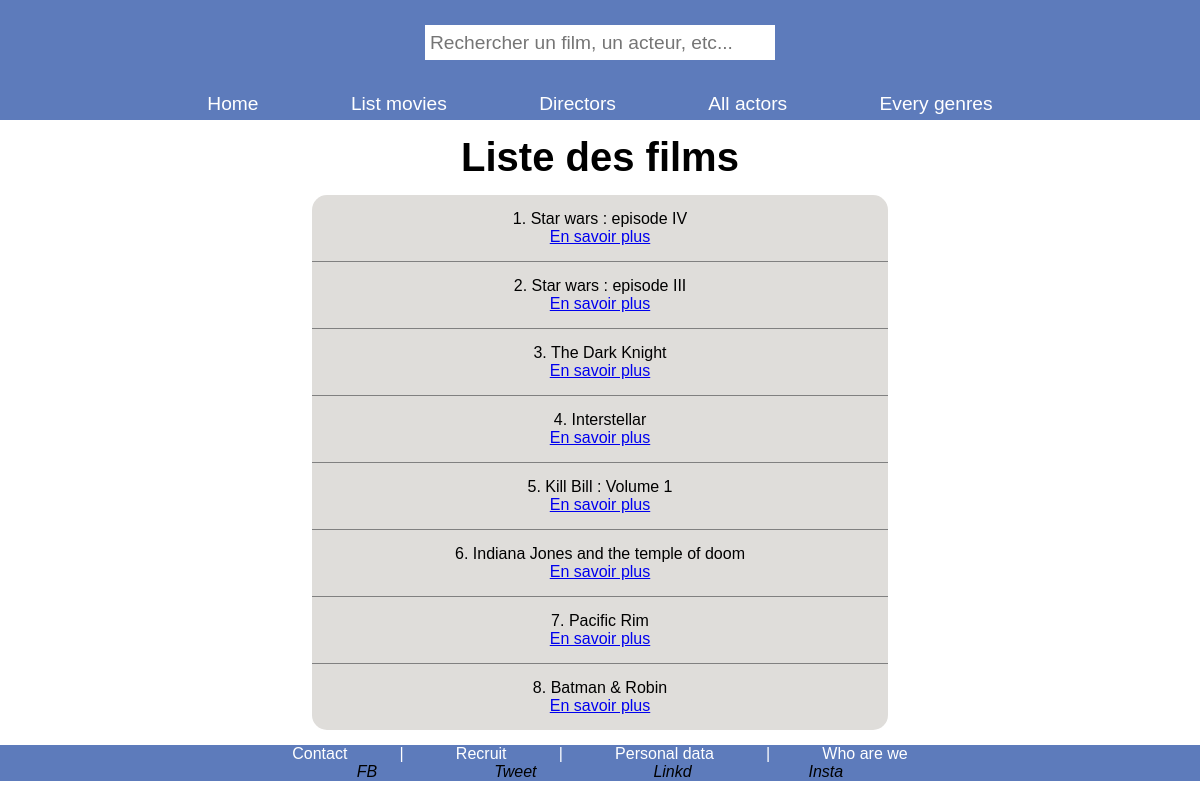
/index.php?action=listFilms, run on the app's committed database.
### tables this page shows
CREATE TABLE IF NOT EXISTS `film` (
  `id_film` int NOT NULL AUTO_INCREMENT,
  `titre` varchar(255) NOT NULL,
  `dateDeSortie` datetime NOT NULL,
  `duree` time NOT NULL,
  `realisateur_id` int NOT NULL,
  `affiche` varchar(255) DEFAULT 'indisponible.jpg',
  PRIMARY KEY (`id_film`),
  KEY `FK__realisateur` (`realisateur_id`),
  CONSTRAINT `FK__realisateur` FOREIGN KEY (`realisateur_id`) REFERENCES `realisateur` (`id_realisateur`)
);

### controller/MovieController.php (called while the page is built, shortened)
<?php
require_once "./bdd/DAO.php";
class MovieController {
    public function findAll() {
        $dao = new DAO();
        $sql = "SELECT f.id_film, f.titre FROM film f";
        $films = $dao->executerRequete($sql);
        require "./view/movie/listFilms.php";
    }
}
?>

### bdd/DAO.php (called while the page is built, shortened)
<?php
class DAO{
    private $bdd;
    public function __construct(){
        $this->bdd = new \PDO('mysql:host=localhost;dbname=cinema;charset=utf8', 'root', '');
    }
    public function executerRequete($sql, $params = NULL){
        if ($params == NULL){
            $resultat = $this->bdd->query($sql);
        }else{
            $resultat = $this->bdd->prepare($sql);
            $resultat->execute($params);
        }
        return $resultat;
    }
}

### view/movie/listFilms.php (the view, shortened to what this page needs)
<h2 class="titrePage">Liste des films</h2>
<?php
echo "<div id='listFilms'>";
while ($film = $films->fetch()) {
    echo "<div class='blocFilms'>",
            "<p>".$film["id_film"].". ".$film["titre"]."</p>";
?>
    <a href="index.php?action=detailsFilm&id=<?=$film['id_film']?>">En savoir plus</a>
<?php
    echo "</div>";
}
echo "</div>";
?>
<?php
require "./view/layout.php";
?>

### public/css/style.css (style rules this page uses)
:root { --primary-background-color: rgb(93, 123, 187) ; }
* { margin: 0; padding: 0; box-sizing: border-box; }
body { font-family:'Lucida Sans', 'Lucida Sans Regular', 'Lucida Grande', 'Lucida Sans Unicode', Geneva, Verdana, sans-serif }
.titrePage { padding: 15px 0; font-size: 2.5em; text-align: center; }
#listFilms { margin: 0 20% 15px; background-color: rgb(223, 221, 218); border-radius: 15px; }
.blocFilms { padding: 15px 0; text-align: center; }
.blocFilms:not(:last-child) { border-bottom: 1px solid gray; }

### data on the page
film: id_film "1", titre "Star wars : episode IV"
film: id_film "2", titre "Star wars : episode III"
film: id_film "3", titre "The Dark Knight"
film: id_film "4", titre "Interstellar"
film: id_film "5", titre "Kill Bill : Volume 1"
film: id_film "6", titre "Indiana Jones and the temple of doom"
film: id_film "7", titre "Pacific Rim"
film: id_film "8", titre "Batman & Robin"
